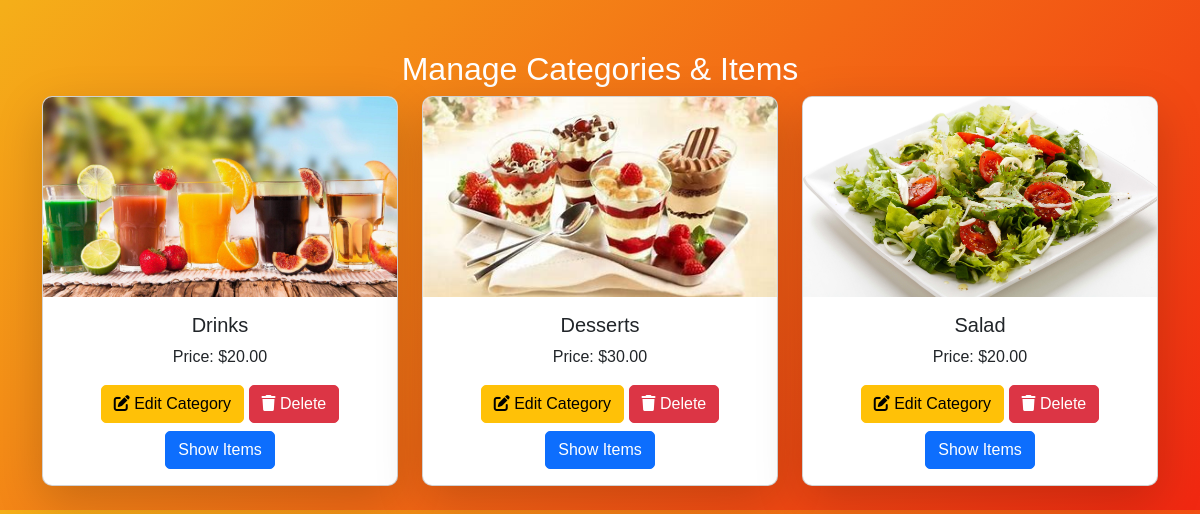
/shop_items/, run on the app's committed database.
### app/models.py (models this page shows, shortened)
class ItemCategory(models.Model):
    img = models.FileField()
    name = models.CharField(max_length=100)
    price = models.DecimalField(max_digits=10, decimal_places=2)

### app/views.py (the view)
# urls.py: path('shop_items/', views.shop_items, name='shop_items'),
def shop_items(req):
    categories = ItemCategory.objects.all()
    items = Item.objects.all()
    return render(req, "shop/items.html", {"categories": categories, "items": items})

### templates/shop/items.html (shortened to what this page needs)
    {% load static %}
<!DOCTYPE html>
<html lang="en">
<head>
    {% load static %}
    <link rel="stylesheet" href="https://cdn.jsdelivr.net/npm/bootstrap@5.3.0/dist/css/bootstrap.min.css">
    <link rel="stylesheet" href="https://cdnjs.cloudflare.com/ajax/libs/font-awesome/6.0.0/css/all.min.css">
</head>
<body>
<div class="container">
    <h2 class="text-center text-white">Manage Categories & Items</h2>
    <div class="row">
        {% for category in categories %}
        <div class="col-md-4 mb-4">
            <div class="card shadow-lg">
                <img src="{{ category.img.url }}" class="card-img-top" alt="{{ category.name }}">
                <div class="card-body text-center">
                    <h5 class="card-title">{{ category.name }}</h5>
                    <p class="card-text">Price: ${{ category.price }}</p>
                    <a href="{% url 'edit_category' category.id %}" class="btn btn-warning">
                        <i class="fas fa-edit"></i> Edit Category
                    </a>
                    <a href="{% url 'delete_category' category.id %}" class="btn btn-danger" onclick="return confirm('Are you sure?');">
                        <i class="fas fa-trash"></i> Delete
                    </a>
                    <button class="btn btn-primary mt-2 show-items-btn" data-category-id="{{ category.id }}">
                        Show Items
                    </button>
                </div>
            </div>
        </div>
        {% empty %}
        <p class="text-white text-center">No categories available.</p>
        {% endfor %}
    </div>
</div>
</body>
</html>

### templates/shop/items.html (style rules this page uses)
body { background: linear-gradient(135deg, #f5af19, #f12711); font-family: 'Poppins', sans-serif; }
.container { margin-top: 50px; }
.card { border-radius: 10px; overflow: hidden; transition: 0.3s; }
.card img { height: 200px; object-fit: cover; }
.btn { border-radius: 5px; transition: 0.3s; }

### data on the page
ItemCategory: img (picture), name "Drinks", price "20.00"
ItemCategory: img (picture), name "Desserts", price "30.00"
ItemCategory: img (picture), name "Salad", price "20.00"
